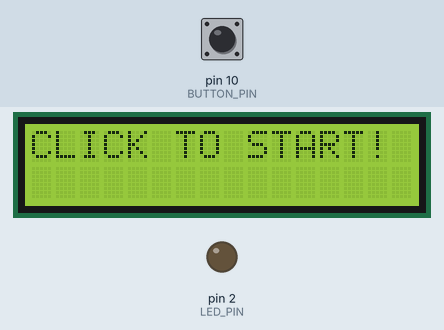
The sketch below on a simulated Arduino Uno, built with avr-gcc and run on an emulated ATmega328P. Shown: 16×2 character LCD, output pins drawn as LEDs (lit = HIGH). Inputs (shaded band) come from the test bench; at power-on: pin 10 (BUTTON_PIN) HIGH. Random numbers use the default seed unless the sketch sets one.

Above: at 0.8 s.
0.9 s: pin 10 (BUTTON_PIN) pulsed LOW 5 times (0.12 s each, 0.3 s apart)
At 3.0 s:
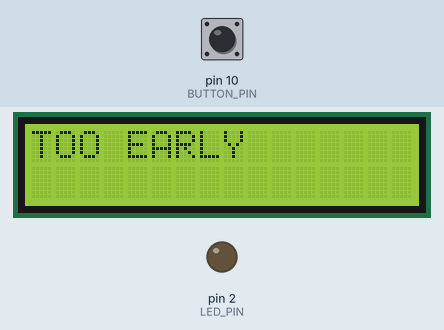
3.9 s: pin 10 (BUTTON_PIN) pulled LOW for 3.2 s
At 5.3 s:
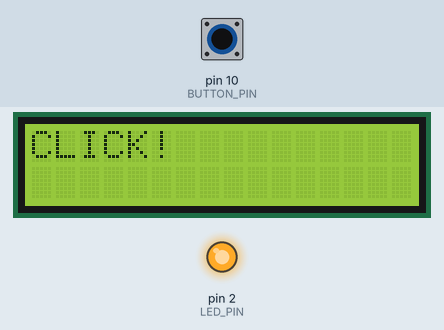
8.6 s: pin 10 (BUTTON_PIN) pulled LOW for 0.15 s
At 9.7 s:
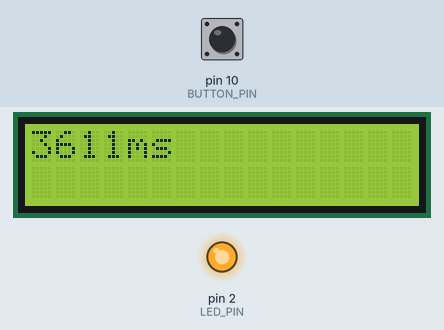
10.2 s: pin 10 (BUTTON_PIN) pulled LOW for 1 s
At 11.0 s:
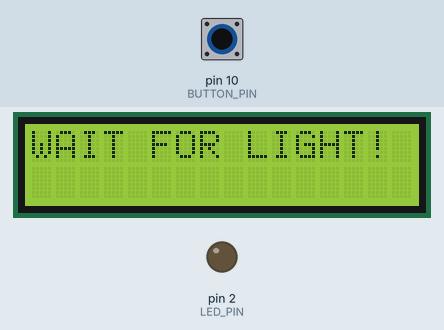
Timing chart, 0 to 13.2 s (numbered marks = the images above; inputs shaded):
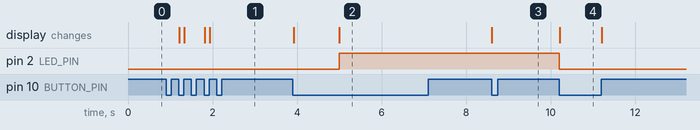

Measured:
- after the input at 0.9 s, the display: first changes after 0.32 s (image 1 shows a later state)
- after the input at 3.9 s, pin 2 (LED_PIN): LOW → HIGH after 1.1 s; the display: first changes at once (image 2 shows a later state)
- after the input at 8.6 s, the display: changes at once (image 3)
- after the input at 10.2 s, pin 2 (LED_PIN): HIGH → LOW at once; the display: changes at once (image 4)

The sketch:

final_reaction_time_simplified.ino
```cpp
#include <LiquidCrystal_I2C.h>

LiquidCrystal_I2C lcd(0x27, 16, 2);

const int BUTTON_PIN = 10;
const int LED_PIN = 2;

long ledStartTime; // stores start time of LED turning on

void setup() {
  // set up pins to proper input/output
  pinMode(BUTTON_PIN, INPUT);
  pinMode(LED_PIN, OUTPUT);

  // set up lcd, and print welcome message
  lcd.init();
  lcd.backlight();
  lcd.print("CLICK TO START!");

  // initialize / reset is the same
  reset();
}

void waitForClick() {
  // wait for button release
  while (true) {
    if (digitalRead(BUTTON_PIN) == LOW) {
      break;
    }
  }
  // wait for button down
  while (true) {
    if (digitalRead(BUTTON_PIN) == HIGH) {
      break;
    }
  }
  // wait for button release
  while (true) {
    if (digitalRead(BUTTON_PIN) == LOW) {
      break;
    }
  }
}

void reset() {
  waitForClick(); // click to reset

  digitalWrite(LED_PIN, LOW);
  lcd.clear();
  lcd.print("WAIT FOR LIGHT!");

  ledStartTime = millis() + random(1000, 3000);
}

void loop() {
  if (digitalRead(BUTTON_PIN) == HIGH) { // check if clicked early
    lcd.clear();
    lcd.print("TOO EARLY");
    reset();
  }
  if (millis() >= ledStartTime) { // check if time to start
    lcd.clear();
    lcd.print("CLICK!");
    digitalWrite(LED_PIN, HIGH);

    waitForClick();
    int resultTime = millis() - ledStartTime;

    lcd.clear();
    lcd.print(resultTime);
    lcd.print("ms");
    reset();
  }
}
```
